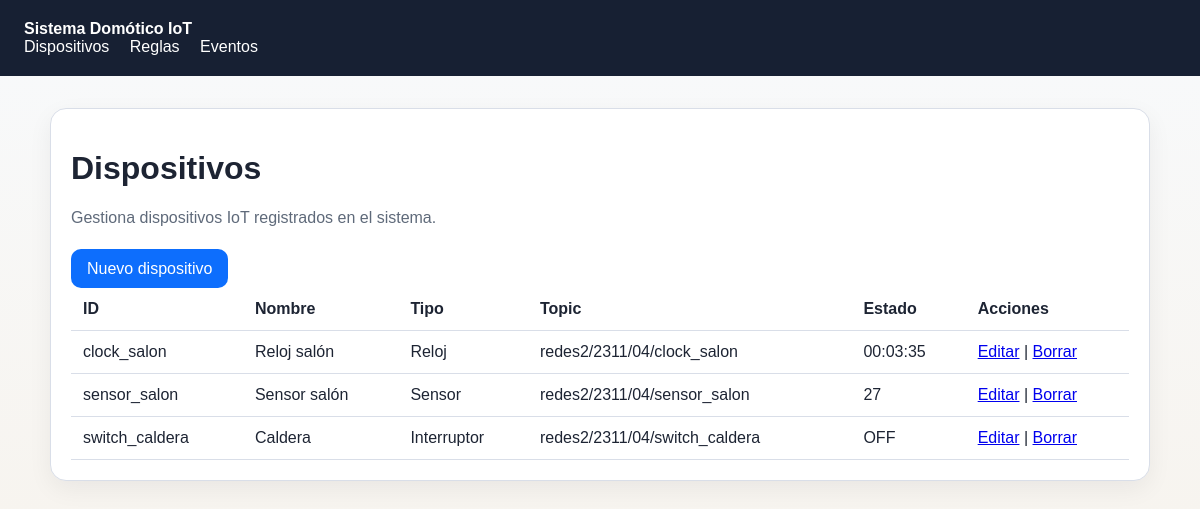
Screenshot of /devices/list/ with the database file from the repository.
### devices/models.py (models this page shows, shortened)
class Device(models.Model):
    class DeviceType(models.TextChoices):
        SWITCH = "switch", "Interruptor"
        SENSOR = "sensor", "Sensor"
        CLOCK = "clock", "Reloj"
    device_id = models.CharField(max_length=64, unique=True)
    name = models.CharField(max_length=120)
    device_type = models.CharField(max_length=16, choices=DeviceType.choices)
    topic = models.CharField(max_length=255)
    command_topic = models.CharField(max_length=255, blank=True)
    current_state = models.CharField(max_length=64, blank=True)
    class Meta:
        ordering = ["device_id"]

### devices/views.py (the view)
# urls.py: path("list/", DeviceListView.as_view(), name="list"),
class DeviceListView(ListView):
    model = Device
    template_name = "devices/device_list.html"
    context_object_name = "devices"

### templates/devices/device_list.html (shortened to what this page needs)
{% extends 'base.html' %}
{% block content %}
<div class="panel">
  <h1>Dispositivos</h1>
  <p class="hint">Gestiona dispositivos IoT registrados en el sistema.</p>
  <div class="actions">
    <a class="button" href="{% url 'devices:create' %}">Nuevo dispositivo</a>
  </div>
  <table>
    <thead>
      <tr>
        <th>ID</th>
        <th>Nombre</th>
        <th>Tipo</th>
        <th>Topic</th>
        <th>Estado</th>
        <th>Acciones</th>
      </tr>
    </thead>
    <tbody>
      {% for device in devices %}
      <tr>
        <td>{{ device.device_id }}</td>
        <td>{{ device.name }}</td>
        <td>{{ device.get_device_type_display }}</td>
        <td>{{ device.topic }}</td>
        <td>{{ device.current_state|default:'-' }}</td>
        <td>
          <a href="{% url 'devices:edit' device.pk %}">Editar</a>
          |
          <a href="{% url 'devices:delete' device.pk %}">Borrar</a>
        </td>
      </tr>
      {% empty %}
      <tr><td colspan="6">No hay dispositivos todavía.</td></tr>
      {% endfor %}
    </tbody>
  </table>
</div>
{% endblock %}

### templates/base.html (shortened to what this page needs)
<!doctype html>
<html lang="es">
<head>
</head>
<body>
  <header>
    <strong>Sistema Domótico IoT</strong>
    <nav>
      <a href="{% url 'devices:list' %}">Dispositivos</a>
      <a href="{% url 'rules:list' %}">Reglas</a>
      <a href="{% url 'events:list' %}">Eventos</a>
    </nav>
  </header>
  <main>
    {% block content %}{% endblock %}
  </main>
</body>
</html>

### templates/base.html (style rules this page uses)
:root { color-scheme: light; --bg: #f7f4ef; --panel: #ffffff; --text: #1d2433; --muted: #5f6a7a; --accent: #0d6efd; --border: #d9dee8; }
body { margin: 0; font-family: Arial, sans-serif; background: linear-gradient(180deg, #f8fafc, var(--bg)); color: var(--text); }
header { padding: 1.25rem 1.5rem; background: #172033; color: white; }
nav a { color: white; margin-right: 1rem; text-decoration: none; }
main { max-width: 1100px; margin: 2rem auto; padding: 0 1rem; }
.panel { background: var(--panel); border: 1px solid var(--border); border-radius: 16px; padding: 1.25rem; box-shadow: 0 8px 24px rgba(16, 24, 40, 0.06); }
.actions a, .actions button { display: inline-block; margin-right: 0.5rem; margin-top: 0.4rem; }
.button { background: var(--accent); color: white; padding: 0.65rem 1rem; border-radius: 10px; text-decoration: none; border: 0; cursor: pointer; }
table { width: 100%; border-collapse: collapse; }
th, td { text-align: left; border-bottom: 1px solid var(--border); padding: 0.75rem; vertical-align: top; }
.hint { color: var(--muted); }

### rows the page displays
Device: device_id "clock_salon", name "Reloj salón", device_type "Reloj", topic "redes2/2311/04/clock_salon", current_state "00:03:35"
Device: device_id "sensor_salon", name "Sensor salón", device_type "Sensor", topic "redes2/2311/04/sensor_salon", current_state "27"
Device: device_id "switch_caldera", name "Caldera", device_type "Interruptor", topic "redes2/2311/04/switch_caldera", current_state "OFF"
